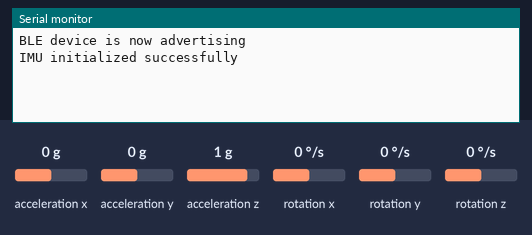
Simulated run of this sketch. Board: Arduino Nano 33 BLE. On the bench: the last lines printed to the serial monitor. The test bench sets the inputs (shaded band); at power-on: rotation x 0 °/s, rotation y 0 °/s, rotation z 0 °/s, acceleration x 0 g, acceleration y 0 g, acceleration z 1 g. Nothing arrives over Bluetooth unless stated; a phone connects over Bluetooth LE 3 s after start.

Above: at 2.2 s.
2.3 s: rotation x set to -192 °/s
At 4.11 s:
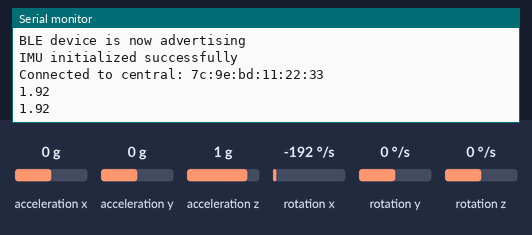
5.3 s: rotation y set to -192 °/s
At 5.34 s:
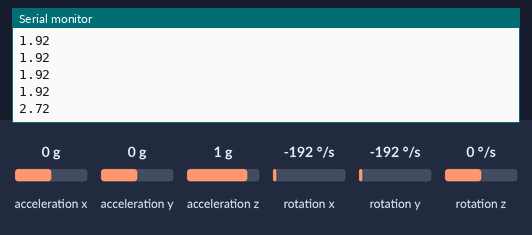
6.8 s: rotation z set to -192 °/s
At 6.88 s:
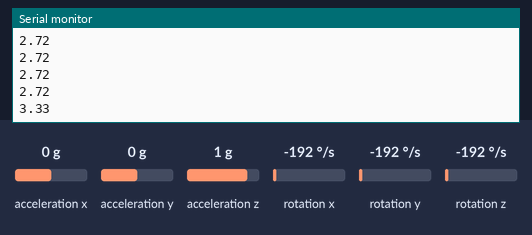
Timing chart, 0 to 9.8 s (numbered marks = the images above; inputs shaded):
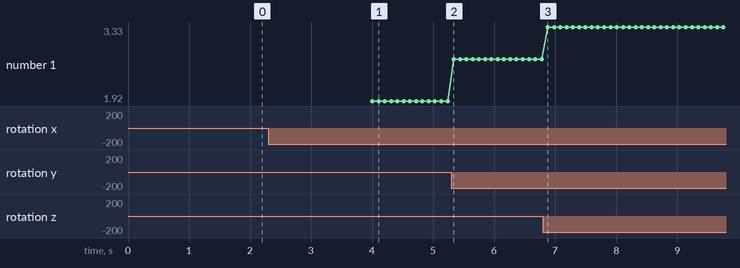

The sketch:

nanoBLE.ino
```cpp
#include <ArduinoBLE.h>
#include <Arduino_BMI270_BMM150.h>

//define a custom BLE service UUID and a characteristic UUID.
BLEService sensorService("00000000-0000-0000-0000-000000000000");
BLECharacteristic gyroCharacteristic("00000000-0000-0000-0000-000000000001", BLERead | BLENotify, sizeof(float));


void setup() {
  Serial.begin(9600);
  //use this short delay instead of an indefinite wait so the code will proceed even without a USB connection
  delay(1000);

  // Initialize BLE
  if (!BLE.begin()) {
    Serial.println("BLE initialization failed!");
    while (1) {
      ; // Halt if BLE doesn't start
    }
  }

  //set BLE local name and advertise our custom service

  BLE.setLocalName("rightNanoSense");

  //uncomment this for right arduino
  //BLE.setLocalName("leftNanoSense");

  BLE.setAdvertisedService(sensorService);
  sensorService.addCharacteristic(gyroCharacteristic);
  BLE.addService(sensorService);

  //initialize characteristic with zero value
  float initialValue = 0;
  gyroCharacteristic.writeValue((byte *)&initialValue, sizeof(initialValue));

  // Start advertising so that a central can connect
  BLE.advertise();
  Serial.println("BLE device is now advertising");

  // Initialize the IMU sensor using the required library
  if (!IMU.begin()) {
    Serial.println("Failed to initialize IMU!");
    while (1) {
      ; //halt if the IMU is not available
    }
  }

  Serial.println("IMU initialized successfully");
}

void loop() {
  //check for BLE central connection
  BLEDevice central = BLE.central();
  if (central) {
    Serial.print("Connected to central: ");
    Serial.println(central.address());

    // While the central is connected, continuously read sensor data and update the BLE characteristic
    while (central.connected()) {
      float ax, ay, az;   // Accelerometer data (don't need for this)
      float gx, gy, gz;   // Gyroscope data

      //check if sensor data is available
      if (IMU.accelerationAvailable() && IMU.gyroscopeAvailable()) {
        //read acceleration (not used) and gyroscope data from the sensor
        IMU.readAcceleration(ax, ay, az);
        IMU.readGyroscope(gx, gy, gz);

        //calculate the magnitude of the gyroscope vector
        float gyroMagnitude = sqrt(gx * gx + gy * gy + gz * gz);

        //apply a threshold to filter out noise (threshold = 5)
        const float threshold = 5;
        if (gyroMagnitude < threshold) {
          gyroMagnitude = 0;
        }

        //compute the value without altering the original computation:
        float valueToSend = gyroMagnitude / 100;

        //send the value over BLE as a 4 byte float data
        gyroCharacteristic.writeValue((byte *)&valueToSend, sizeof(valueToSend));

        //also print to serial for debugging purposes -- only works if connected via USB
        Serial.println(valueToSend);
      }

      //short delay to allow sensor update and BLE notifications
      delay(100);
    }

    // Report when the central disconnects
    Serial.print("Disconnected from central: ");
    Serial.println(central.address());
  }
}
```

Measured:
- after the input at 2.3 s, the serial monitor: prints a new line after 1.7 s (image 1)
- after the input at 5.3 s, the serial monitor: prints a new line at once (image 2)
- after the input at 6.8 s, the serial monitor: prints a new line after 0.08 s (image 3)
- plotted number 1: 1.92 → 2.72 after the input at 5.3 s, 2.72 → 3.33 after the input at 6.8 s
